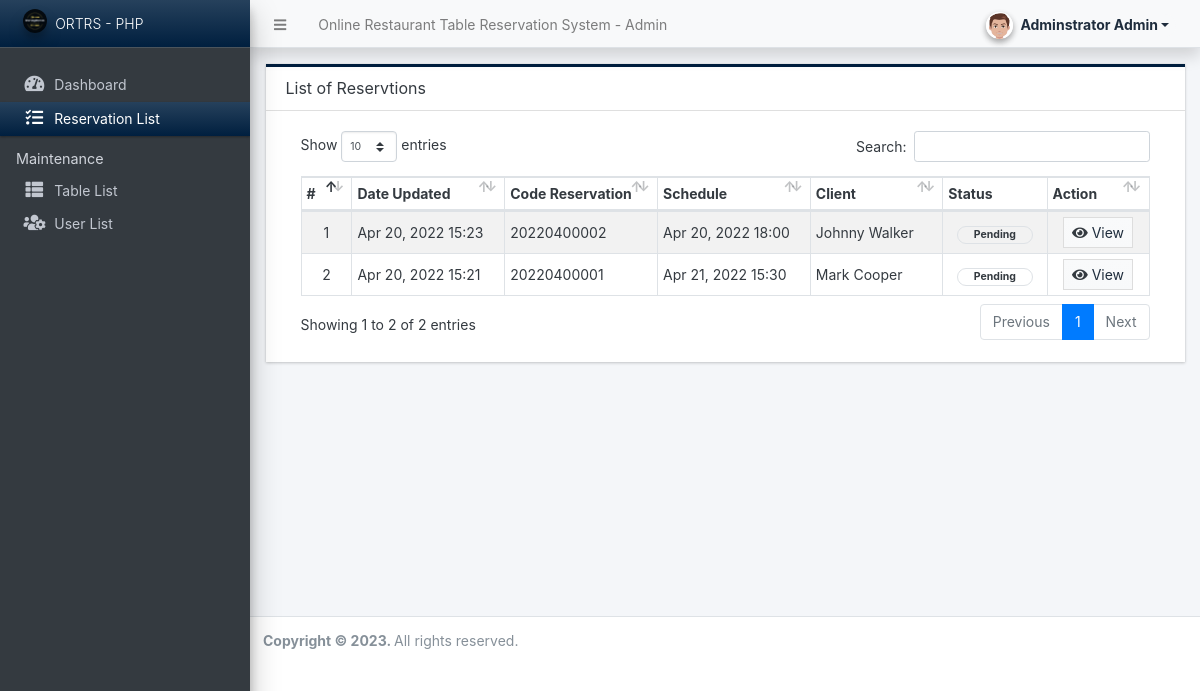
The app's page /admin/?page=reservations (signed in) with its own data.
### tables this page shows
CREATE TABLE `reservation_list` (
  `id` int(30) NOT NULL,
  `table_id` int(30) NOT NULL,
  `code` varchar(100) NOT NULL,
  `name` text NOT NULL,
  `contact` text NOT NULL,
  `email` text NOT NULL,
  `address` text NOT NULL,
  `schedule` datetime NOT NULL,
  `status` tinyint(3) NOT NULL DEFAULT 0 COMMENT '0=pending,\r\n1=Confirmed,\r\n2=Arrived,\r\n3=No Show,\r\n4=Done,\r\n5=Cancelled',
  `date_created` datetime NOT NULL DEFAULT current_timestamp(),
  `date_updated` datetime NOT NULL DEFAULT current_timestamp() ON UPDATE current_timestamp()
);

### admin/reservations/index.php (the view, shortened to what this page needs)
<div class="card card-outline rounded-0 card-navy">
	<div class="card-header">
		<h3 class="card-title">List of Reservtions</h3>
	</div>
	<div class="card-body">
		<div class="container-fluid">
        <div class="container-fluid">
			<table class="table table-hover table-striped table-bordered">
				<colgroup>
					<col width="5%">
					<col width="15%">
					<col width="15%">
					<col width="15%">
					<col width="13%">
					<col width="10%">
					<col width="10%">
				</colgroup>
				<thead>
					<tr>
						<th>#</th>
						<th>Date Updated</th>
						<th>Code Reservation</th>
						<th>Schedule</th>
						<th>Client</th>
						<th>Status</th>
						<th>Action</th>
					</tr>
				</thead>
				<tbody>
					<?php
					$i = 1;
						$qry = $conn->query("SELECT * FROM `reservation_list` order by unix_timestamp(date_updated) desc ");
						while($row = $qry->fetch_assoc()):
					?>
						<tr>
							<td class="text-center"><?php echo $i++; ?></td>
							<td><p class="m-0 truncate-1"><?= date("M d, Y H:i", strtotime($row['date_updated'])) ?></p></td>
							<td><p class="m-0 truncate-1"><?= $row['code'] ?></p></td>
							<td><p class="m-0 truncate-1"><?= date("M d, Y H:i", strtotime($row['schedule'])) ?></p></td>
							<td><p class="m-0 truncate-1"><?= $row['name'] ?></p></td>
							<td class="text-center">
								<?php
								switch($row['status']){
									case 0:
										echo '<span class="badge badge-default border px-3 rounded-pill">Pending</span>';
										break;
								}
								?>
                            </td>
							<td align="center">
								<a class="btn btn-default bg-gradient-light btn-flat btn-sm" href="?page=reservations/view_details&id=<?php echo $row['id'] ?>"><span class="fa fa-eye text-dark"></span> View</a>
							</td>
						</tr>
					<?php endwhile; ?>
				</tbody>
			</table>
		</div>
		</div>
	</div>
</div>

### records on screen
reservation_list: date_updated "Apr 20, 2022 15:23", code "20220400002", schedule "Apr 20, 2022 18:00", name "Johnny Walker", status "Pending"
reservation_list: date_updated "Apr 20, 2022 15:21", code "20220400001", schedule "Apr 21, 2022 15:30", name "Mark Cooper", status "Pending"

### other values on screen
$_settings->info('name') "Online Restaurant Table Reservation System"
$_settings->userdata('firstname').' '.$_settings->userdata('lastname') "Adminstrator Admin"
$_settings->info('short_name') "ORTRS - PHP"
